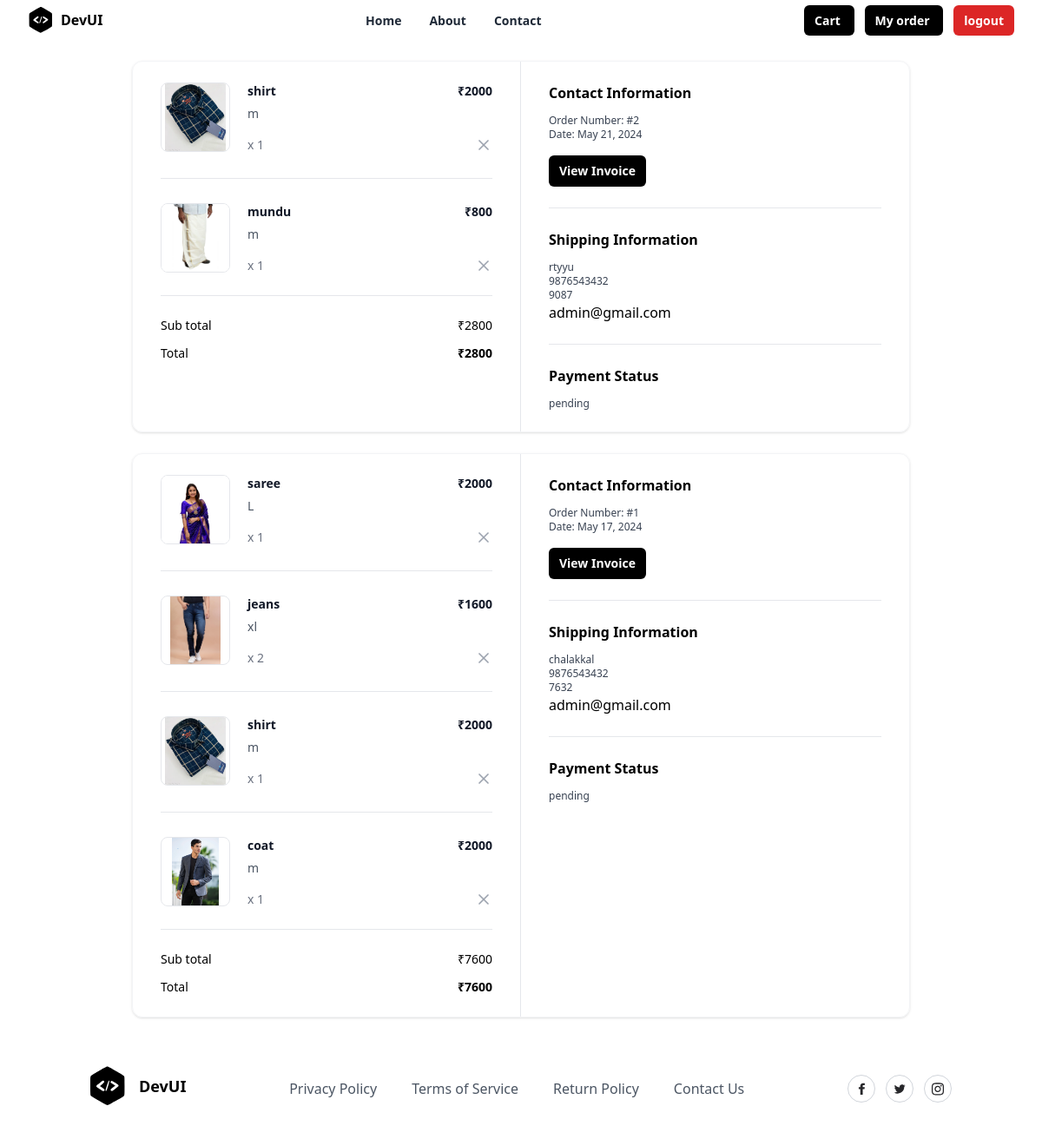
/order/summary/ (signed in), run on the app's committed database.
### store/models.py (models this page shows, shortened)
class BasketItem(models.Model):
    basket_object = models.ForeignKey(Basket, on_delete=models.CASCADE,related_name="cartitems")
    product_object = models.ForeignKey(Product, on_delete=models.CASCADE)
    size_object = models.ForeignKey(Size, on_delete=models.CASCADE)
    quantity = models.PositiveIntegerField(default=1)
    created_date = models.DateTimeField(auto_now_add=True)
    updated_date = models.DateTimeField(auto_now=True)
    is_active = models.BooleanField(default=True)
    is_order_placed=models.BooleanField(default=False)
    @property
    def total_amount(self):
        return self.product_object.price*self.quantity

class Product(models.Model):
    title = models.CharField(max_length=200)
    description = models.TextField(null=True, blank=True)
    size_object = models.ManyToManyField(Size)
    category_object = models.ForeignKey(Category, on_delete=models.CASCADE)
    brand_object = models.ForeignKey(Brand, on_delete=models.CASCADE)
    image = models.ImageField(upload_to='product_images', null=True, blank=True, default='product_images/default.jpg')
    price = models.PositiveIntegerField()
    tag_object=models.ManyToManyField(Tag)
    created_date = models.DateTimeField(auto_now_add=True)
    updated_date = models.DateTimeField(auto_now=True)
    is_active = models.BooleanField(default=True)

class Size(models.Model):
    name = models.CharField(max_length=100, unique=True)
    created_date = models.DateTimeField(auto_now_add=True)
    updated_date = models.DateTimeField(auto_now=True)
    is_active = models.BooleanField(default=True)
    def __str__(self):
        return self.name

class Order(models.Model):
    user_object = models.ForeignKey(
                                        User,
                                        on_delete=models.CASCADE,
                                        related_name='myorders'
                                    )
    basket_item_objects = models.ManyToManyField(BasketItem)
    delivery_address = models.CharField(max_length=250)
    phone = models.CharField(max_length=12)
    pin=models.CharField(max_length=10,null=True)
    email = models.CharField(max_length=100)
    pay_options = (
        ('online', 'online'),
        ('cod', 'cod')
    )
    payment_mode = models.CharField(
                                        max_length=100,
                                        choices=pay_options,
                                        default='cod'
                                    )
    order_id = models.CharField(max_length=200, null=True)
    is_paid = models.BooleanField(default=False)
    order_status = (
        ('order_confirmed', 'Order confirmed'),
        ('dispatched', 'Dispatched'),
        ('in_transit', 'In transit'),
        ('delivered', 'Delivered'),
        ('cancelled', 'Cancelled'),
    )
    status = models.CharField(
                                max_length=200,
                                choices=order_status,
                                default='order_confirmed'
                            )
    created_date = models.DateTimeField(auto_now_add=True)
    updated_date = models.DateTimeField(auto_now=True)
    is_active = models.BooleanField(default=True)
    @property
    def sub_total(self):
        basket_items=self.basket_item_objects.all()
        total=0
        if basket_items:
            for bi in basket_items:
                total+=bi.total_amount
        return total

### store/views.py (the view)
# urls.py: path('order/summary/',views.OrderSummaryView.as_view(),name="order-summary"),
class OrderSummaryView(View):
    def get(self,request,*args,**kwargs):
        qs=Order.objects.filter(user_object=request.user).order_by("-created_date")
        return render(request,"order_summary.html",{"data":qs})

### store/templates/order_summary.html (shortened to what this page needs)
{%extends 'base.html'%}
{%block main_block%}
{%for order in data%}
<div class="mx-auto my-4 max-w-4xl md:my-6">
  <div class="overflow-hidden rounded-xl border border-gray-100 shadow">
    <div class="grid grid-cols-1 md:grid-cols-2">
      <div class="px-5 py-6 md:border-r md:border-r-gray-200 md:px-8">
        <div class="flow-root">
          <ul class="-my-7 divide-y divide-gray-200">
            {%for bi in order.basket_item_objects.all%}
            <li class="flex items-stretch justify-between space-x-5 py-7">
              <div class="flex flex-1 items-stretch">
                <div class="flex-shrink-0">
                  <img class="h-20 w-20 rounded-lg border border-gray-200 object-contain"
                    src="{{bi.product_object.image.url}}"
                    alt="https://static.nike.com/a/images/c_limit,w_592,f_auto/t_product_v1/54a510de-a406-41b2-8d62-7f8c587c9a7e/air-force-1-07-lv8-shoes-9KwrSk.png" />
                </div>
                <div class="ml-5 flex flex-col justify-between">
                  <div class="flex-1">
                    <p class="text-sm font-bold text-gray-900">
                      {{bi.product_object.title}}
                    </p>
                    <p class="mt-1.5 text-sm font-medium text-gray-600">
                      {{bi.size_object}}
                    </p>
                  </div>
                  <p class="mt-4 text-sm font-medium text-gray-500">x {{bi.quantity}}</p>
                </div>
              </div>
              <div class="ml-auto flex flex-col items-end justify-between">
                <p class="text-right text-sm font-bold text-gray-900">
                  ₹{{bi.total_amount}}
                </p>
                <a href="{%url 'cart-remove' bi.id%}"
                  class="-m-2 inline-flex rounded p-2 text-gray-400 transition-all duration-200 hover:text-gray-900 focus:outline-none focus:ring-2 focus:ring-gray-900 focus:ring-offset-2">
                  <svg xmlns="http://www.w3.org/2000/svg" width="24" height="24" viewBox="0 0 24 24" fill="none"
                    stroke="currentColor" stroke-width="2" stroke-linecap="round" stroke-linejoin="round"
                    class="h-5 w-5">
                    <line x1="18" y1="6" x2="6" y2="18"></line>
                    <line x1="6" y1="6" x2="18" y2="18"></line>
                  </svg>
                </a>
              </div>
            </li>
            {%endfor%}
          </ul>
          <hr class="mt-6 border-gray-200" />
          <ul class="mt-6 space-y-3">
            <li class="flex items-center justify-between">
                <p class="text-sm font-medium">Sub total</p>
                <p class="text-sm font-medium">₹{{order.sub_total}}</p>
              </li>
            <li class="flex items-center justify-between">
              <p class="text-sm font-medium ">Total</p>
              <p class="text-sm font-bold ">₹{{order.sub_total}}</p>
            </li>
          </ul>
        </div>
      </div>
      <div class="px-5 py-6 md:px-8">
        <div class="flow-root">
          <div class="-my-6 divide-y divide-gray-200">
            <div class="py-6">
              <h2 class="text-base font-bold text-black">
                Contact Information
              </h2>
              <p class="fontmedium mt-3 text-xs text-gray-700">
                Order Number: #{{order.id}}
              </p>
              <p class="text-xs font-medium text-gray-700">
                Date: {{order.created_date|date}}
              </p>
              <button type="button"
                class="mt-4 rounded-md bg-black px-3 py-2 text-sm font-semibold text-white shadow-sm hover:bg-black/80 focus-visible:outline focus-visible:outline-2 focus-visible:outline-offset-2 focus-visible:outline-black">
                View Invoice
              </button>
            </div>
            <div class="py-6">
              <h2 class="mb-2 text-base font-bold text-black">
                Shipping Information
              </h2>
              <p class="mt-3 text-xs font-medium text-gray-700">{{order.delivery_address}}
              </p>
              <p class="text-xs font-medium text-gray-700">
                {{order.phone}}
              </p>
              <p class="text-xs font-medium text-gray-700">{{order.pin}}
              </p>
              <p> {{order.email}}
              </p>
            </div>
            <div class="py-6">
              <h2 class="text-base font-bold text-black">
                Payment Status
              </h2>
              <p class="mt-3 text-xs font-medium text-gray-700">
                {% if order.is_paid%}
                          completed
                {%else%}
                    pending
                {%endif%}
              </p>
            </div>
          </div>
        </div>
      </div>
    </div>
  </div>
</div>
{%endfor%}
{%endblock%}

### store/templates/base.html (shortened to what this page needs)
<!DOCTYPE html>
<html lang="en">
<head>
  <script src="https://cdn.tailwindcss.com"></script>
</head>
<body>
  <div class="relative w-full bg-white">
    <div class="mx-auto flex max-w-7xl items-center justify-between px-4 py-2 sm:px-6 lg:px-8">
      <div class="inline-flex items-center space-x-2">
        <span>
        </span>
        <span class="font-bold">DevUI</span>
      </div>
      <div class="hidden lg:block">
        <ul class="inline-flex space-x-8">
          <li>
            <a href="#" class="text-sm font-semibold text-gray-800 hover:text-gray-900">
              Home
            </a>
          </li>
          <li>
            <a href="#" class="text-sm font-semibold text-gray-800 hover:text-gray-900">
              About
            </a>
          </li>
          <li>
            <a href="#" class="text-sm font-semibold text-gray-800 hover:text-gray-900">
              Contact
            </a>
          </li>
        </ul>
      </div>
      <div class="hidden lg:block">
        <a
         href=" {%url 'cart-summary'%}"
          class="rounded-md bg-black px-3 py-2 text-sm font-semibold text-white shadow-sm hover:bg-black/80 focus-visible:outline focus-visible:outline-2 focus-visible:outline-offset-2 focus-visible:outline-black">
          Cart
        </a>
        <a
         href=" {%url 'order-summary'%}"
          class="rounded-md ms-3 bg-black px-3 py-2 text-sm font-semibold text-white shadow-sm hover:bg-black/80 focus-visible:outline focus-visible:outline-2 focus-visible:outline-offset-2 focus-visible:outline-black">
          My order
        </a>
        <a
         href=" {%url 'signout'%}"
          class="rounded-md ms-3 bg-red-600 px-3 py-2 text-sm font-semibold text-white shadow-sm hover:bg-black/80 focus-visible:outline focus-visible:outline-2 focus-visible:outline-offset-2 focus-visible:outline-black">
          logout
        </a>
      </div>
      </div>
    </div>
    {%block main_block%}
    {%endblock%}
    <section class="relative overflow-hidden bg-white py-8">
      <div class="container relative z-10 mx-auto px-4">
        <div class="-m-8 flex flex-wrap items-center justify-between">
          <div class="w-auto p-8">
            <a href="#">
              <div class="inline-flex items-center">
                <span class="ml-4 text-lg font-bold">DevUI</span>
              </div>
            </a>
          </div>
          <div class="w-auto p-8">
            <ul class="-m-5 flex flex-wrap items-center">
              <li class="p-5">
                <a class="font-medium text-gray-600 hover:text-gray-700" href="#">
                  Privacy Policy
                </a>
              </li>
              <li class="p-5">
                <a class="font-medium text-gray-600 hover:text-gray-700" href="#">
                  Terms of Service
                </a>
              </li>
              <li class="p-5">
                <a class="font-medium text-gray-600 hover:text-gray-700" href="#">
                  Return Policy
                </a>
              </li>
              <li class="p-5">
                <a class="font-medium text-gray-600 hover:text-gray-700" href="#">
                  Contact Us
                </a>
              </li>
            </ul>
          </div>
          <div class="w-auto p-8">
            <div class="-m-1.5 flex flex-wrap">
              <div class="w-auto p-1.5">
                <a href="#">
                  <div
                    class="flex h-8 w-8 items-center justify-center rounded-full border border-gray-300 hover:border-gray-400">
                  </div>
                </a>
              </div>
              <div class="w-auto p-1.5">
                <a href="#">
                  <div
                    class="flex h-8 w-8 items-center justify-center rounded-full border border-gray-300 hover:border-gray-400">
                  </div>
                </a>
              </div>
              <div class="w-auto p-1.5">
                <a href="#">
                  <div
                    class="flex h-8 w-8 items-center justify-center rounded-full border border-gray-300 hover:border-gray-400">
                  </div>
                </a>
              </div>
            </div>
          </div>
        </div>
      </div>
    </section>
</body>
</html>

### data on the page
Order: sub_total "2800", id "2", created_date "May 21, 2024", delivery_address "rtyyu", phone "9876543432", pin "9087", email "admin@gmail.com", is_paid "pending"
BasketItem: product_object.image (picture), product_object "shirt", size_object "m", quantity "1", total_amount "2000"
BasketItem: product_object.image (picture), product_object "mundu", size_object "m", quantity "1", total_amount "800"
Order: sub_total "7600", id "1", created_date "May 17, 2024", delivery_address "chalakkal", phone "9876543432", pin "7632", email "admin@gmail.com", is_paid "pending"
BasketItem: product_object.image (picture), product_object "saree", size_object "L", quantity "1", total_amount "2000"
BasketItem: product_object.image (picture), product_object "jeans", size_object "xl", quantity "2", total_amount "1600"
BasketItem: product_object.image (picture), product_object "shirt", size_object "m", quantity "1", total_amount "2000"
BasketItem: product_object.image (picture), product_object "coat", size_object "m", quantity "1", total_amount "2000"
